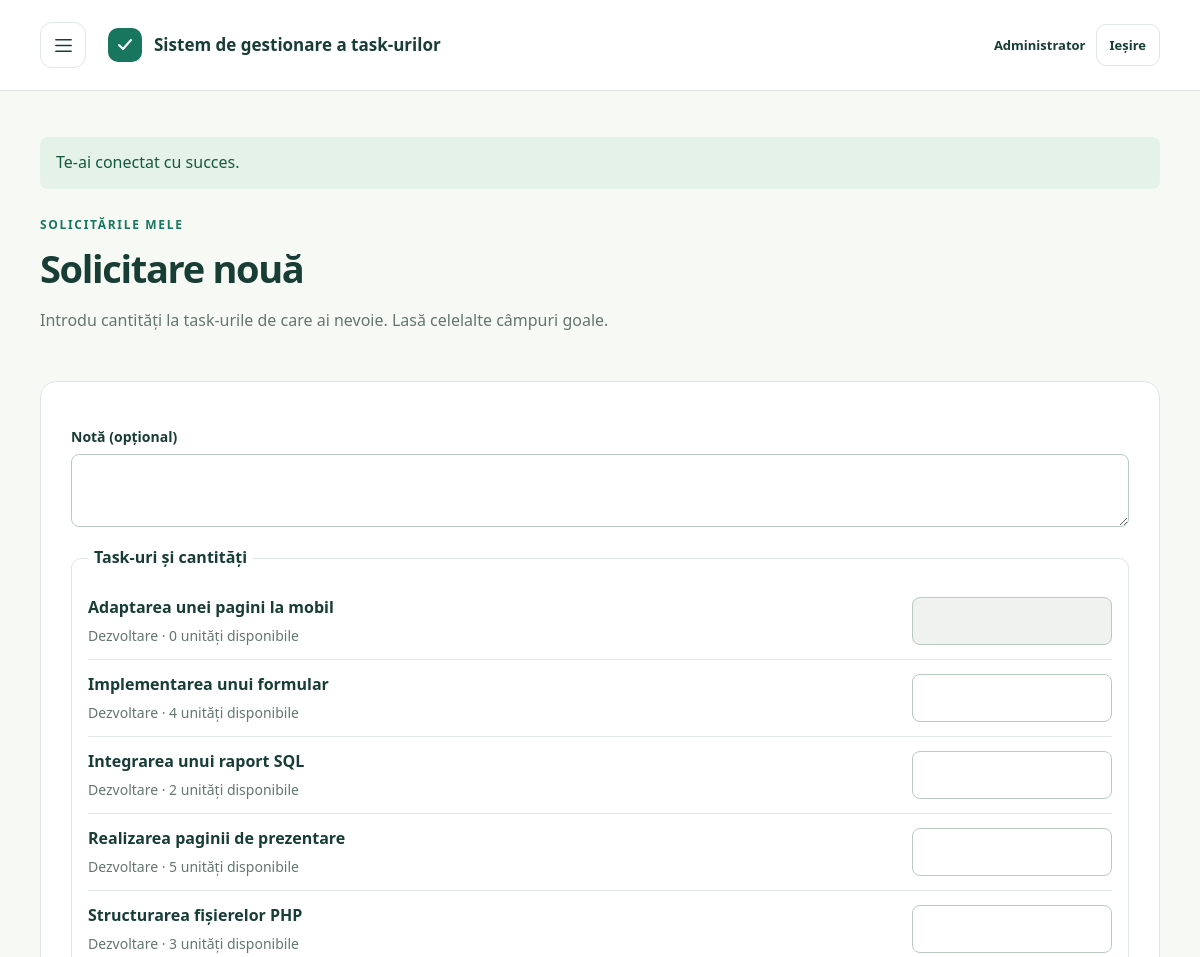
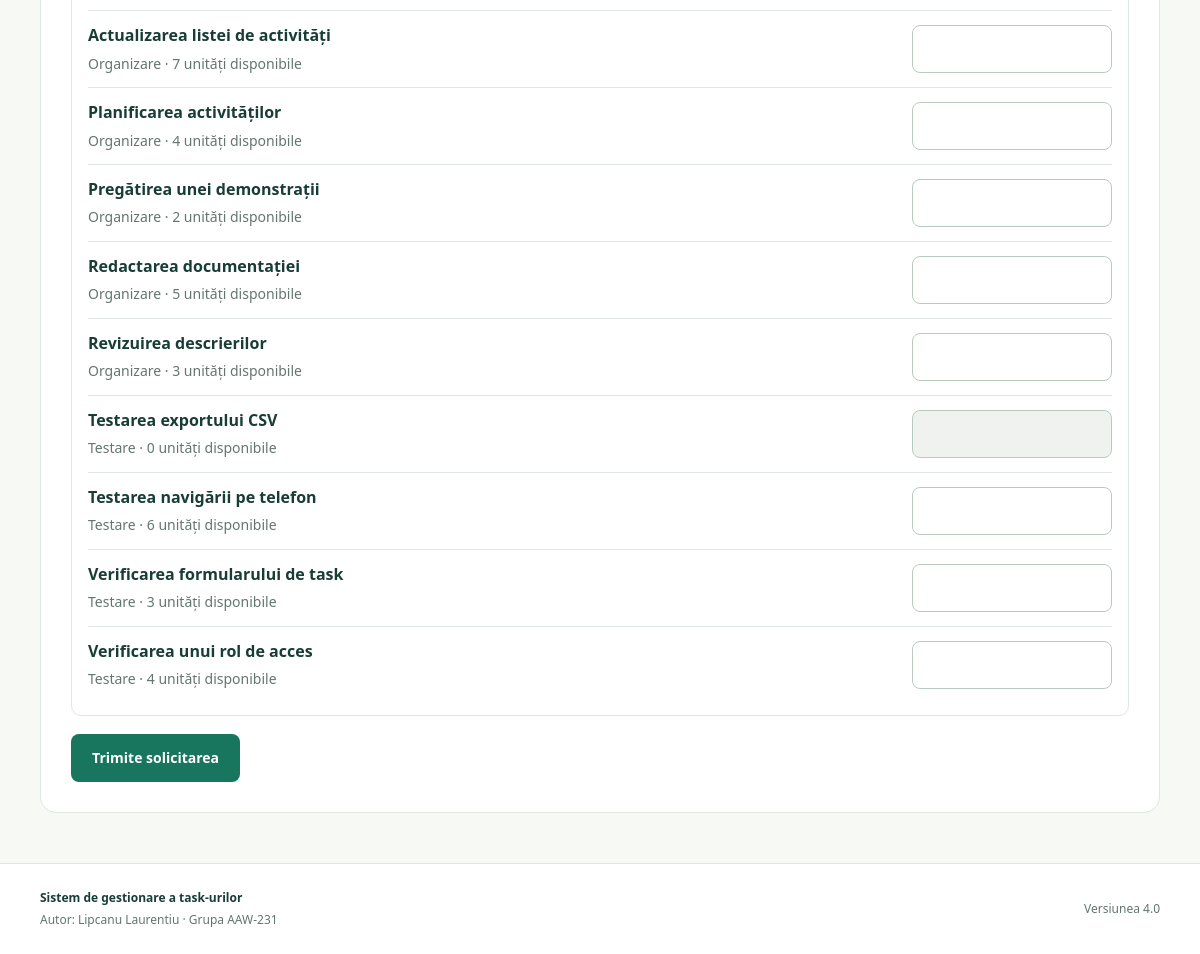
/taskuri_lipcanu_laurentiu/pagini/solicitare-noua.php (signed in), run on the app's committed database (2 pictures, top to bottom).
### tables this page shows
CREATE TABLE users (
    id INT UNSIGNED AUTO_INCREMENT PRIMARY KEY,
    name VARCHAR(100) NOT NULL,
    email VARCHAR(190) NOT NULL UNIQUE,
    password_hash VARCHAR(255) NOT NULL,
    role ENUM('user', 'admin') NOT NULL DEFAULT 'user'
);

CREATE TABLE items (
    id INT UNSIGNED AUTO_INCREMENT PRIMARY KEY,
    category_id INT UNSIGNED NOT NULL,
    name VARCHAR(120) NOT NULL,
    description VARCHAR(500) NOT NULL DEFAULT '',
    available_quantity INT NOT NULL DEFAULT 0,
    active TINYINT NOT NULL DEFAULT 1,
    CONSTRAINT ck_items_quantity CHECK (available_quantity >= 0),
    CONSTRAINT ck_items_active CHECK (active IN (0, 1)),
    CONSTRAINT fk_items_category FOREIGN KEY (category_id) REFERENCES categories(id) ON DELETE RESTRICT
);

CREATE TABLE categories (
    id INT UNSIGNED AUTO_INCREMENT PRIMARY KEY,
    name VARCHAR(100) NOT NULL UNIQUE,
    description VARCHAR(500) NOT NULL DEFAULT ''
);

### taskuri_lipcanu_laurentiu/config.php (called while the page is built, shortened)
<?php
$director = str_replace('\\', '/', dirname($_SERVER['SCRIPT_NAME'] ?? '/index.php'));
$caleBaza = rtrim(basename($director) === 'pagini' ? dirname($director) : $director, '/.');
function url(string $pagina = 'index.php', array $query = []): string {
    global $caleBaza;
    return $caleBaza . '/' . ltrim($pagina, '/') . ($query ? '?' . http_build_query($query) : '');
}
function db(): PDO {
    static $pdo;
    if (!$pdo) {
        $c = require __DIR__ . '/db-config.php';
        $dsn = "mysql:host={$c['host']};port={$c['port']};dbname={$c['name']};charset=utf8mb4";
        $pdo = new PDO($dsn, $c['user'], $c['password'], [
            PDO::ATTR_ERRMODE => PDO::ERRMODE_EXCEPTION,
            PDO::ATTR_DEFAULT_FETCH_MODE => PDO::FETCH_ASSOC,
            PDO::ATTR_EMULATE_PREPARES => false,
        ]);
    }
    return $pdo;
}
function query(string $sql, array $values = []): PDOStatement {
    $stmt = db()->prepare($sql);
    $stmt->execute($values);
    return $stmt;
}
function e(string|int|null $text): string {
    return htmlspecialchars((string) $text, ENT_QUOTES | ENT_SUBSTITUTE, 'UTF-8');
}
function user(): ?array {
    if (array_key_exists('authUser', $GLOBALS)) return $GLOBALS['authUser'];
    $id = $_SESSION['user_id'] ?? null;
    return $GLOBALS['authUser'] = $id ? (query('SELECT id, name, email, role FROM users WHERE id = ?', [$id])->fetch() ?: null) : null;
}
function requireUser(): array {
    $u = user();
    return $u;
}

### taskuri_lipcanu_laurentiu/pagini/solicitare-noua.php (the view, shortened to what this page needs)
<?php
require_once dirname(__DIR__) . '/config.php';
$account = requireUser();
$items = query('SELECT i.id, i.name, i.available_quantity, c.name AS category FROM items i JOIN categories c ON c.id=i.category_id WHERE i.active=1 ORDER BY c.name, i.name')->fetchAll();
$errors = [];
$note = '';
$values = [];
require dirname(__DIR__) . '/header.php';
?>
<div class="page-intro"><p class="eyebrow">Solicitările mele</p><h1>Solicitare nouă</h1><p>Introdu cantități la task-urile de care ai nevoie. Lasă celelalte câmpuri goale.</p></div>
<section class="content-panel">
<form method="post" class="field-form" novalidate>
    <div class="field"><label for="nota">Notă (opțional)</label><textarea id="nota" name="nota" maxlength="500" rows="2"><?= e($note) ?></textarea><?php formError($errors, 'nota'); ?></div>
    <fieldset class="request-items"><legend>Task-uri și cantități</legend>
        <?php foreach ($items as $item): $id = $item['id']; ?>
        <div class="quantity-row">
            <div><label for="qty-<?= e($id) ?>"><?= e($item['name']) ?></label><small class="quiet cell-note"><?= e($item['category']) ?> · <?= e($item['available_quantity']) ?> unități disponibile</small></div>
            <div class="field"><input type="number" id="qty-<?= e($id) ?>" name="cantitati[<?= e($id) ?>]" min="0" max="<?= e($item['available_quantity']) ?>" step="1" inputmode="numeric" value="<?= e($values[$id] ?? '') ?>" <?= (int) $item['available_quantity'] === 0 && !isset($errors['qty-' . $id]) ? 'disabled' : '' ?>><?php formError($errors, 'qty-' . $id); ?></div>
        </div>
        <?php endforeach; ?>
    </fieldset>
    <button class="button primary" type="submit">Trimite solicitarea</button>
</form>
</section>
<?php require dirname(__DIR__) . '/footer.php'; ?>

### taskuri_lipcanu_laurentiu/header.php (shortened to what this page needs)
<?php
require_once __DIR__ . '/config.php';
if (!array_key_exists('headerUser', get_defined_vars())) $headerUser = user();
$mesajFlash = $_SESSION['flash'] ?? null;
?>
<!DOCTYPE html>
<html lang="ro">
<head>
    <link rel="stylesheet" href="<?= e(url('style.css', ['v' => VERSIUNE_APLICATIE])) ?>">
</head>
<body>
<div class="page-shell">
<header class="site-header">
    <div class="header-inner">
        <button class="icon-button menu-toggle" type="button" id="deschide-meniu" aria-label="Deschide meniul" aria-controls="meniu-lateral" aria-expanded="false"><svg viewBox="0 0 24 24" aria-hidden="true"><path d="M4 6h16M4 12h16M4 18h16"/></svg></button>
        <a href="<?= e(url()) ?>" class="brand"><span class="brand-mark" aria-hidden="true"><svg viewBox="0 0 24 24"><path d="m6 12 4 4 8-9"/></svg></span><span><?= e(DENUMIRE_PROIECT) ?></span></a>
        <?php if ($headerUser): ?>
        <div class="account">
            <span><?= e($headerUser['role'] === 'admin' ? 'Administrator' : $headerUser['name']) ?></span>
            <form method="post" action="<?= e(url('pagini/deconectare.php')) ?>">
                <button type="submit" class="role-switch">Ieșire</button>
            </form>
        </div>
        <?php else: ?>
            <a href="<?= e(url('pagini/conectare.php')) ?>" class="role-switch">Conectare</a>
        <?php endif; ?>
    </div>
</header>
<main id="continut" class="main-content">
<?php if ($mesajFlash): ?>
    <p class="notice <?= e($mesajFlash[1]) ?>" role="status"><?= e($mesajFlash[0]) ?></p>
<?php endif; ?>

### taskuri_lipcanu_laurentiu/style.css (style rules this page uses)
:root { --ink:#183d35; --muted:#64766e; --green:#18765e; --light:#eaf3ee; --line:#dfe7e0; --paper:#f7f9f5; }
* { box-sizing:border-box; }
body { margin:0; color:var(--ink); background:var(--paper); font:16px/1.6 system-ui,-apple-system,"Segoe UI",sans-serif; }
button,input { font:inherit; }
button,a { -webkit-tap-highlight-color:transparent; }
button { cursor:pointer; }
a { color:inherit; }
.page-shell { min-height:100vh; display:flex; flex-direction:column; }
.site-header { background:#fff; border-bottom:1px solid var(--line); }
.header-inner { max-width:1184px; margin:auto; min-height:90px; display:flex; align-items:center; gap:22px; padding:16px 32px; }
.icon-button { width:46px; height:46px; display:inline-flex; align-items:center; justify-content:center; background:#fff; border:1px solid var(--line); border-radius:12px; color:var(--ink); text-decoration:none; font-size:27px; line-height:1; flex-shrink:0; }
.icon-button svg { width:23px; height:23px; fill:none; stroke:currentColor; stroke-width:1.6; stroke-linecap:round; stroke-linejoin:round; }
.brand { display:flex; align-items:center; gap:12px; text-decoration:none; font-size:17px; font-weight:650; line-height:1.25; }
.brand-mark { width:34px; height:34px; display:grid; place-items:center; background:var(--green); color:white; border-radius:10px; flex-shrink:0; }
.brand-mark svg { width:24px; height:24px; stroke:currentColor; stroke-width:2; fill:none; stroke-linecap:round; stroke-linejoin:round; }
.main-content { flex:1; width:100%; max-width:1184px; margin:0 auto; padding:32px; }
h1,h2,h3 { line-height:1.17; letter-spacing:-.035em; margin:0; }
h1 { font-size:clamp(32px,4.3vw,48px); font-weight:650; }
p { margin:0 0 14px; }
.eyebrow { font-size:12px; text-transform:uppercase; letter-spacing:.14em; font-weight:700; color:var(--green); margin:0 0 12px; }
.quiet { color:var(--muted); font-size:14px; }
.button { display:inline-flex; align-items:center; justify-content:center; gap:22px; min-height:46px; padding:12px 20px; font-size:14px; font-weight:600; border:1px solid transparent; border-radius:8px; text-decoration:none; }
.primary { background:var(--green); color:#fff; }
.overview,.content-panel { margin-top:28px; padding:30px; background:#fff; border:1px solid var(--line); border-radius:16px; }
.page-intro { padding:12px 0 5px; max-width:750px; }
.page-intro h1 { margin-bottom:18px; font-size:38px; }
.page-intro>p:last-child { color:var(--muted); }
.role-switch { display:inline-flex; align-items:center; gap:8px; margin-left:auto; padding:8px 13px; min-height:42px; border:1px solid var(--line); border-radius:10px; background:#fff; color:var(--ink); font-weight:650; font-size:13px; text-decoration:none; }
.field-form { display:grid; gap:18px; margin-top:14px; }
.field { display:grid; align-content:start; gap:6px; min-width:0; }
.field label { font-weight:650; font-size:14px; }
.field input,.field select,.field textarea { width:100%; min-height:44px; padding:10px 12px; border:1px solid #b9cbbf; border-radius:8px; background:#fff; color:var(--ink); font:inherit; }
.field textarea { resize:vertical; }
.field-form .button { justify-self:start; }
.notice { padding:13px 16px; margin:14px 0; border-radius:8px; background:#eef3ef; color:var(--ink); }
.notice.success { background:#e4f2e8; color:#155a40; }
.account { margin-left:auto; display:flex; align-items:center; gap:10px; font-size:13px; font-weight:650; }
.account .role-switch { cursor:pointer; }
.cell-note { display:block; margin-top:4px; }
.request-items { margin:0; padding:12px 16px; border:1px solid var(--line); border-radius:10px; min-width:0; }
.request-items legend { font-weight:700; padding:0 6px; }
.quantity-row { display:grid; grid-template-columns:minmax(0,1fr) minmax(110px,200px); align-items:center; gap:18px; padding:12px 0; }
.quantity-row + .quantity-row { border-top:1px solid var(--line); }
.quantity-row label { font-weight:650; }
.quantity-row input:disabled { background:#eff2ee; }

### data on the page
users: role "Administrator"
items: name "Adaptarea unei pagini la mobil", category.name "Dezvoltare", available_quantity "0"
items: name "Implementarea unui formular", category.name "Dezvoltare", available_quantity "4"
items: name "Integrarea unui raport SQL", category.name "Dezvoltare", available_quantity "2"
items: name "Realizarea paginii de prezentare", category.name "Dezvoltare", available_quantity "5"
items: name "Structurarea fișierelor PHP", category.name "Dezvoltare", available_quantity "3"
items: name "Actualizarea listei de activități", category.name "Organizare", available_quantity "7"
items: name "Planificarea activităților", category.name "Organizare", available_quantity "4"
items: name "Pregătirea unei demonstrații", category.name "Organizare", available_quantity "2"
items: name "Redactarea documentației", category.name "Organizare", available_quantity "5"
items: name "Revizuirea descrierilor", category.name "Organizare", available_quantity "3"
items: name "Testarea exportului CSV", category.name "Testare", available_quantity "0"
items: name "Testarea navigării pe telefon", category.name "Testare", available_quantity "6"
items: name "Verificarea formularului de task", category.name "Testare", available_quantity "3"
items: name "Verificarea unui rol de acces", category.name "Testare", available_quantity "4"

### other printed values
DENUMIRE_PROIECT "Sistem de gestionare a task-urilor"
$mesajFlash[0] "Te-ai conectat cu succes."
AUTOR "Lipcanu Laurentiu"
GRUPA "AAW-231"
VERSIUNE_APLICATIE "4.0"
